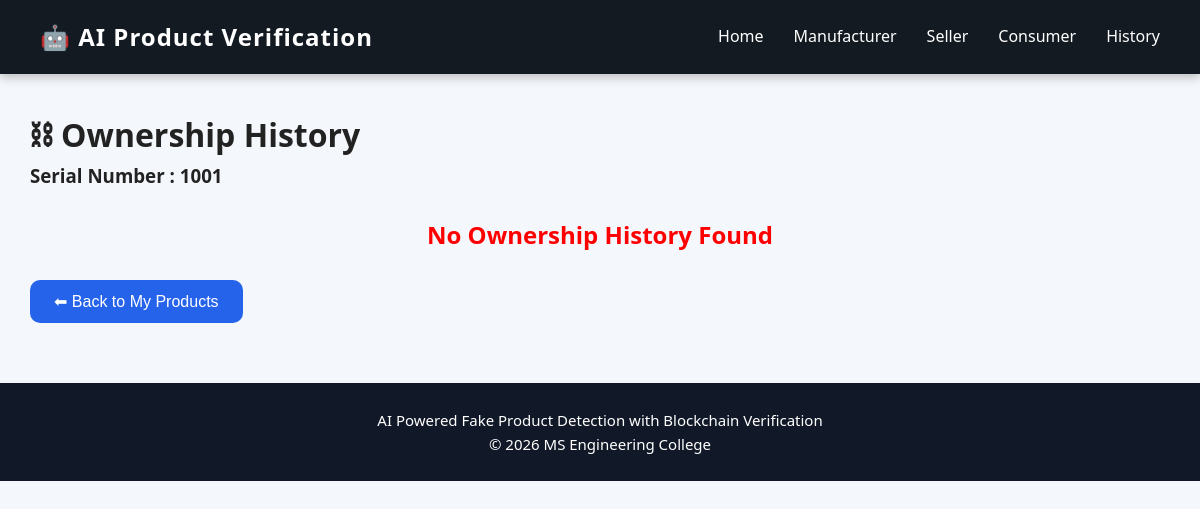
Before: /history/1001 with the older database file.
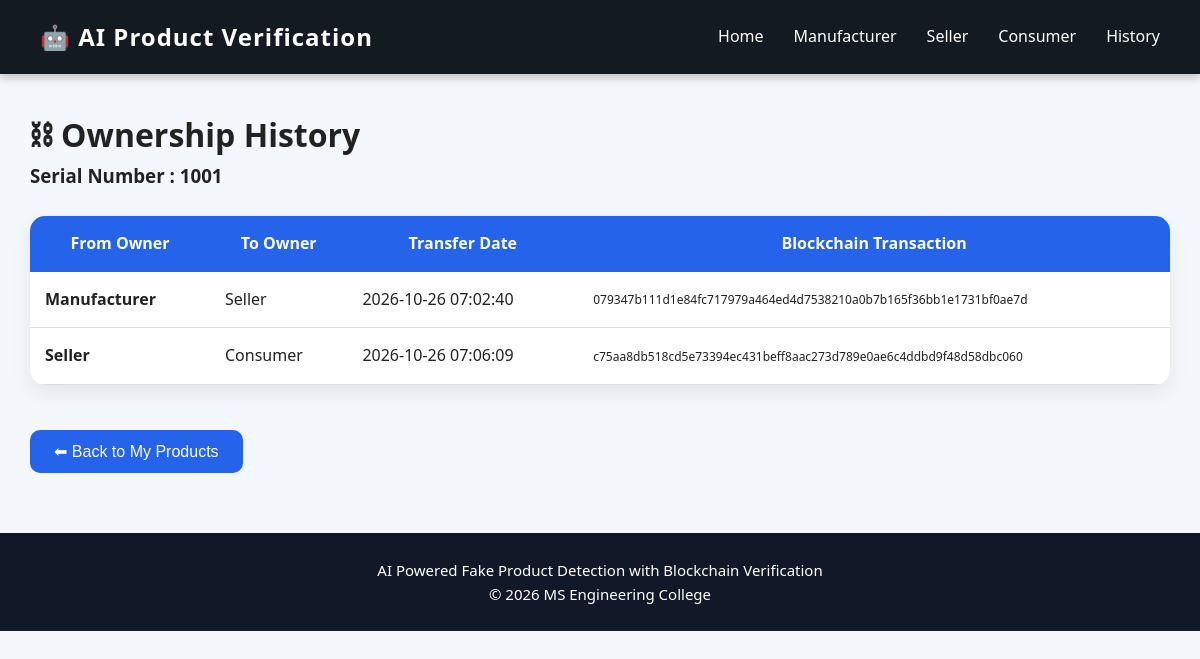
After: the same page with the newer database file.
### tables this page shows
CREATE TABLE ownership_history(

        id INTEGER PRIMARY KEY AUTOINCREMENT,

        product_id INTEGER,

        from_owner_type TEXT,

        from_owner_id INTEGER,

        to_owner_type TEXT,

        to_owner_id INTEGER,

        transfer_date TEXT,

        blockchain_hash TEXT
    );

### app.py (the view)
@app.route("/history/<serial_no>")
def history(serial_no):
    conn = sqlite3.connect("database.db")
    cursor = conn.cursor()
    cursor.execute("""
        SELECT
            from_owner_type,
            to_owner_type,
            transfer_date,
            blockchain_hash
        FROM ownership_history
        WHERE product_id = (
            SELECT id
            FROM products
            WHERE serial_no = ?
        )
        ORDER BY transfer_date ASC
    """, (serial_no,))
    history = cursor.fetchall()
    conn.close()
    return render_template(
        "history.html",
        history=history,
        serial_no=serial_no
    )

### templates/history.html (shortened to what this page needs)
{% extends "base.html" %}
{% block content %}
<h1>⛓ Ownership History</h1>
<h3>Serial Number : {{ serial_no }}</h3>
<br>
{% if history %}
<table class="details-table">
    <tr>
        <th>From Owner</th>
        <th>To Owner</th>
        <th>Transfer Date</th>
        <th>Blockchain Transaction</th>
    </tr>
    {% for row in history %}
    <tr>
        <td>{{ row[0] }}</td>
        <td>{{ row[1] }}</td>
        <td>{{ row[2] }}</td>
        <td style="font-size:12px; word-break:break-all;">
            {{ row[3] }}
        </td>
    </tr>
    {% endfor %}
</table>
{% else %}
<h2 style="text-align:center;color:red;">
    No Ownership History Found
</h2>
{% endif %}
<br>
<a href="/manufacturer/products">
    <button>⬅ Back to My Products</button>
</a>
{% endblock %}

Changed rows visible on the page:
added ownership_history: from_owner_type "Manufacturer", to_owner_type "Seller", transfer_date "2026-10-26 07:02:40", blockchain_hash "079347b111d1e84fc717979a464ed4d7538210a0b7b165f36bb1e1731bf0ae7d"
added ownership_history: from_owner_type "Seller", to_owner_type "Consumer", transfer_date "2026-10-26 07:06:09", blockchain_hash "c75aa8db518cd5e73394ec431beff8aac273d789e0ae6c4ddbd9f48d58dbc060"
Other visible differences:
text no longer shown: "No Ownership History Found"
text now shown: "From Owner To Owner Transfer Date Blockchain Transaction"
